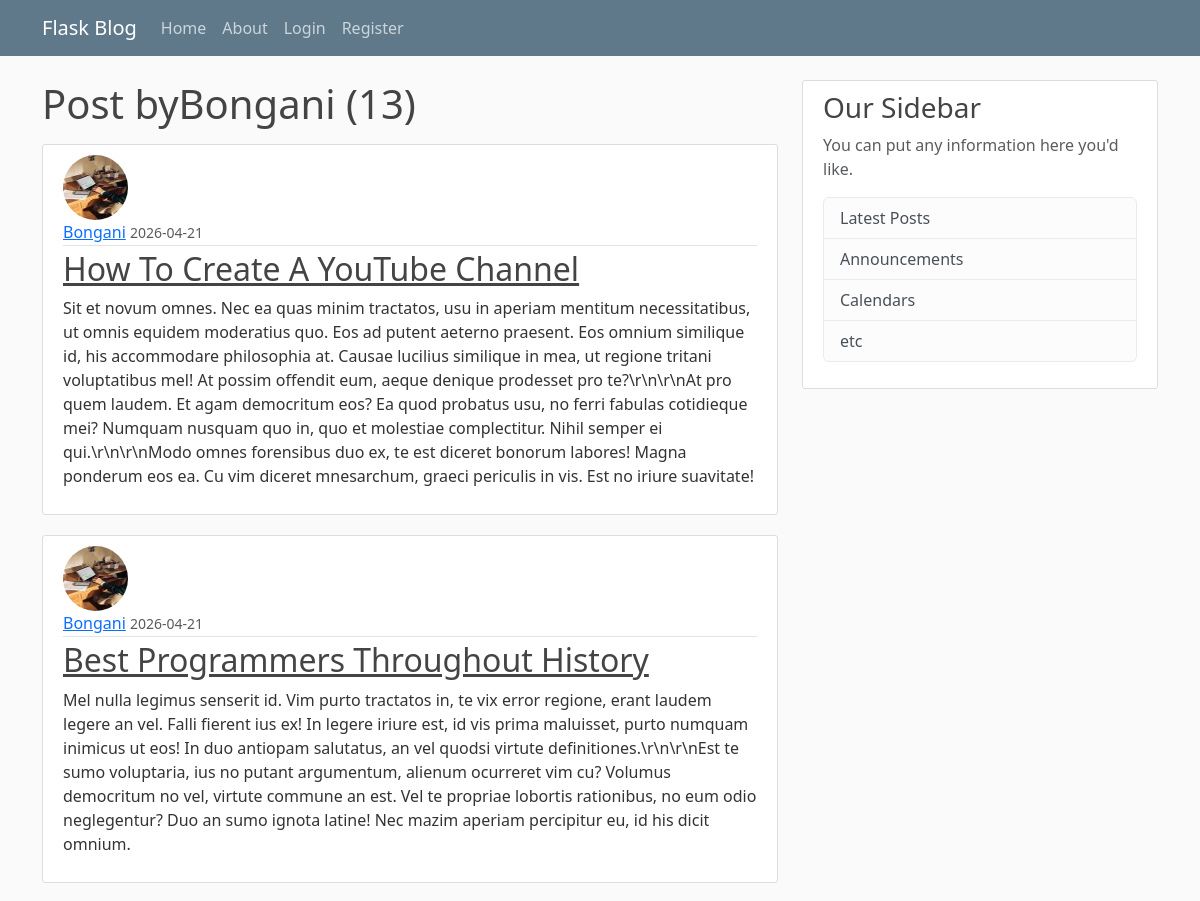
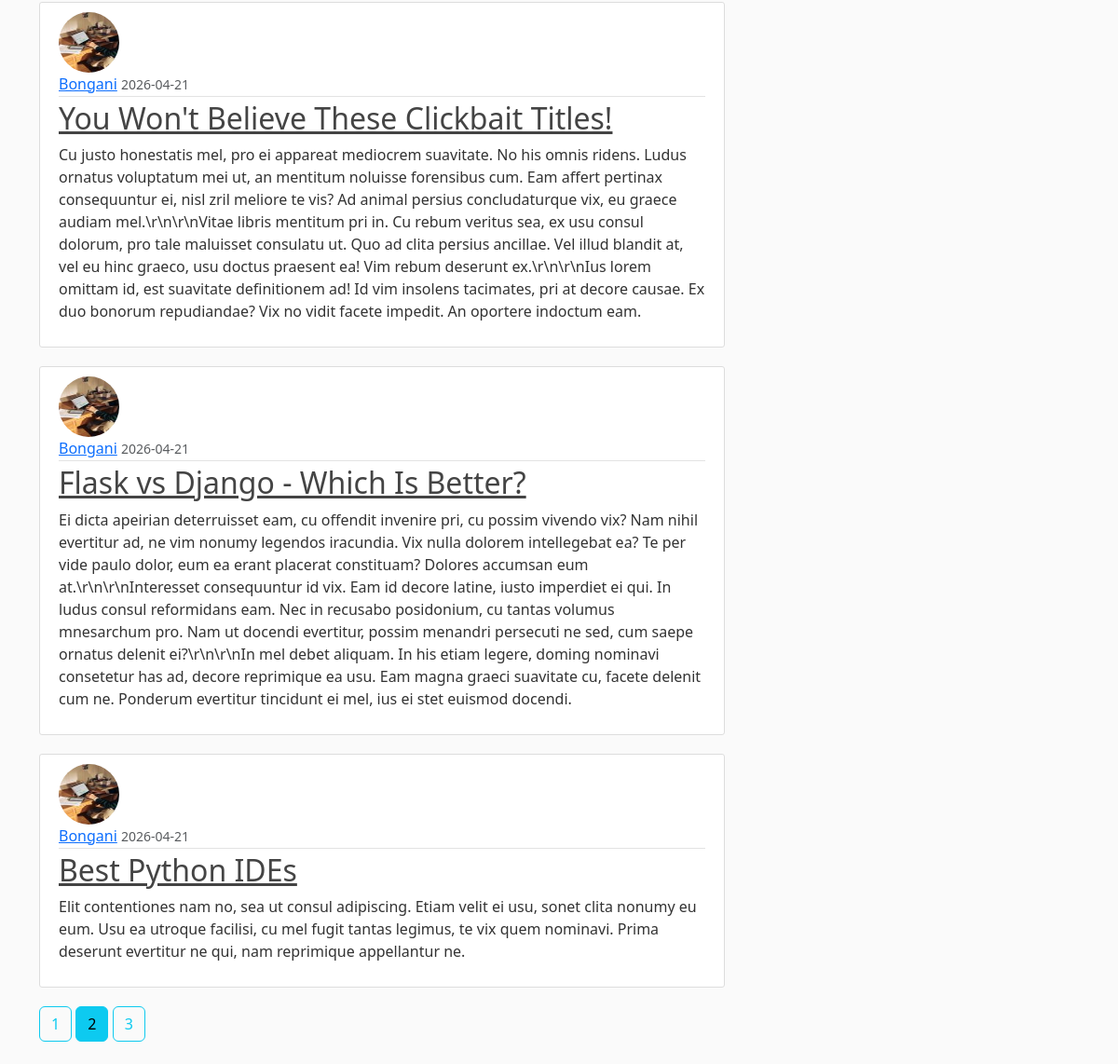
The page /user/Bongani?page=2 on the database its author committed (2 pictures, top to bottom).
### blogsite/models.py (models this page shows, shortened)
class User(db.Model, UserMixin):
    id = db.Column(db.Integer, primary_key=True)
    username = db.Column(db.String(20), unique=True, nullable=False)
    email = db.Column(db.String(120), unique=True, nullable=False)
    image_file = db.Column(db.String(20), nullable=False, default='default.jpg')
    password = db.Column(db.String(60), nullable=False)
    posts = db.relationship('Post', backref='author', lazy=True)

class Post(db.Model):
    id = db.Column(db.Integer, primary_key=True)
    title = db.Column(db.String(100), nullable=False)
    date_posted = db.Column(db.DateTime, nullable=False, default=datetime.now)
    content = db.Column(db.Text, nullable=False)
    user_id = db.Column(db.Integer, db.ForeignKey('user.id'), nullable=False)

### blogsite/routes.py (the view)
@app.route("/user/<string:username>")
def user_posts(username):
    page = request.args.get('page', 1, type=int)
    user = User.query.filter_by(username=username).first_or_404()
    post = Post.query.filter_by(author=user)\
        .order_by(Post.date_posted.desc())\
        .paginate(page=page, per_page=5)
    return render_template("user_posts.html", posts=post, user=user)

### blogsite/templates/user_posts.html
{% extends "layout.html" %}
{% block content %}
    <h1 class="mb-3">Post by{{ user.username }} ({{posts.total}})</h1>
    {% for post in posts.items %}
        <article class="media content-section">
            <img class="rounded-circle article-img" src="{{url_for('static', filename='profile_pics/' + post.author.image_file)}}">
            <div class="media-body">
                <div class="article-metadata">
                <a class="mr-2" href="{{ url_for('user_posts', username=post.author.username) }}">{{ post.author.username }}</a>
                <small class="text-muted">{{ post.date_posted.strftime('%Y-%m-%d') }}</small>
                </div>
                <h2><a class="article-title" href="{{ url_for('post', post_id=post.id) }}">{{ post.title }}</a></h2>
                <p class="article-content">{{ post.content }}</p>
            </div>
        </article>
    {% endfor %}
    {% for page_num in posts.iter_pages(left_edge=1, right_edge=1, left_current=1, right_current=2) %}
        {% if page_num %}
            {% if page_num == posts.page %}
                <a class="btn btn-info mb-4" href="{{ url_for('user_posts', username=user.username, page=page_num) }}">{{ page_num }}</a>
            {% else %}
                <a class="btn btn-outline-info mb-4" href="{{ url_for('user_posts', username=user.username, page=page_num) }}">{{ page_num }}</a>
            {% endif %}
        {% else %}
            <span>...</span>
        {% endif %}
    {% endfor %}
{% endblock %}

### blogsite/static/main.css (style rules this page uses)
body { background: #fafafa; color: #333333; margin-top: 5rem; }
h1, h2, h3, h4, h5, h6 { color: #444444; }
.content-section { background: #ffffff; padding: 10px 20px; border: 1px solid #dddddd; border-radius: 3px; margin-bottom: 20px; }
.article-title { color: #444444; }
.article-content { white-space: pre-line; }
.article-img { height: 65px; width: 65px; margin-right: 16px; }
.article-metadata { padding-bottom: 1px; margin-bottom: 4px; border-bottom: 1px solid #e3e3e3 }

### rows shown on the page
User: username "Bongani"
Post: image_file (picture), author.username "Bongani", date_posted "2026-04-21", title "How To Create A YouTube Channel", content "Sit et novum omnes. Nec ea quas minim tractatos, usu in aperiam mentitum necessitatibus, ut omnis equidem moderatius quo. Eos ad putent aeterno praesent. Eos omnium similique id, his accommodare philosophia at. Causae lucilius similique in mea, ut regione tritani voluptatibus mel! At possim offendit eum, aeque denique prodesset pro te?\\r\\n\\r\\nAt pro quem laudem. Et agam democritum eos? Ea quod probatus usu, no ferri fabulas cotidieque mei? Numquam nusquam quo in, quo et molestiae complectitur. Nihil semper ei qui.\\r\\n\\r\\nModo omnes forensibus duo ex, te est diceret bonorum labores! Magna ponderum eos ea. Cu vim diceret mnesarchum, graeci periculis in vis. Est no iriure suavitate!"
Post: image_file (picture), author.username "Bongani", date_posted "2026-04-21", title "Best Programmers Throughout History", content "Mel nulla legimus senserit id. Vim purto tractatos in, te vix error regione, erant laudem legere an vel. Falli fierent ius ex! In legere iriure est, id vis prima maluisset, purto numquam inimicus ut eos! In duo antiopam salutatus, an vel quodsi virtute definitiones.\\r\\n\\r\\nEst te sumo voluptaria, ius no putant argumentum, alienum ocurreret vim cu? Volumus democritum no vel, virtute commune an est. Vel te propriae lobortis rationibus, no eum odio neglegentur? Duo an sumo ignota latine! Nec mazim aperiam percipitur eu, id his dicit omnium."
Post: image_file (picture), author.username "Bongani", date_posted "2026-04-21", title "You Won't Believe These Clickbait Titles!", content "Cu justo honestatis mel, pro ei appareat mediocrem suavitate. No his omnis ridens. Ludus ornatus voluptatum mei ut, an mentitum noluisse forensibus cum. Eam affert pertinax consequuntur ei, nisl zril meliore te vis? Ad animal persius concludaturque vix, eu graece audiam mel.\\r\\n\\r\\nVitae libris mentitum pri in. Cu rebum veritus sea, ex usu consul dolorum, pro tale maluisset consulatu ut. Quo ad clita persius ancillae. Vel illud blandit at, vel eu hinc graeco, usu doctus praesent ea! Vim rebum deserunt ex.\\r\\n\\r\\nIus lorem omittam id, est suavitate definitionem ad! Id vim insolens tacimates, pri at decore causae. Ex duo bonorum repudiandae? Vix no vidit facete impedit. An oportere indoctum…"
Post: image_file (picture), author.username "Bongani", date_posted "2026-04-21", title "Flask vs Django - Which Is Better?", content "Ei dicta apeirian deterruisset eam, cu offendit invenire pri, cu possim vivendo vix? Nam nihil evertitur ad, ne vim nonumy legendos iracundia. Vix nulla dolorem intellegebat ea? Te per vide paulo dolor, eum ea erant placerat constituam? Dolores accumsan eum at.\\r\\n\\r\\nInteresset consequuntur id vix. Eam id decore latine, iusto imperdiet ei qui. In ludus consul reformidans eam. Nec in recusabo posidonium, cu tantas volumus mnesarchum pro. Nam ut docendi evertitur, possim menandri persecuti ne sed, cum saepe ornatus delenit ei?\\r\\n\\r\\nIn mel debet aliquam. In his etiam legere, doming nominavi consetetur has ad, decore reprimique ea usu. Eam magna graeci suavitate cu, facete delenit cum ne.…"
Post: image_file (picture), author.username "Bongani", date_posted "2026-04-21", title "Best Python IDEs", content "Elit contentiones nam no, sea ut consul adipiscing. Etiam velit ei usu, sonet clita nonumy eu eum. Usu ea utroque facilisi, cu mel fugit tantas legimus, te vix quem nominavi. Prima deserunt evertitur ne qui, nam reprimique appellantur ne."

### other values the page prints
{{ posts.total }} "13"
{{ page_num }} "1" "3"
{{ page_num }} "2"
